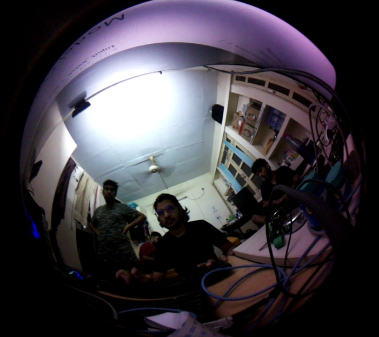
#> input picture Calibration/unwarp/test.jpg, 379 x 337 px
$ python unwarp.py
#> lines starting #> are read from the running program, lines starting #| are printed output that depends on the picture
import numpy as np
import cv2
from matplotlib import pyplot as plt

# Define camera matrix K
K = np.array( [[124.47175225,0.,224.71804041],
 [0.,123.73205159,201.10938475],
 [0.,0.,1.]])

# Define distortion coefficients d
d = np.array([-0.2562813,   0.06879545 ,-0.00079856 ,-0.00151498 ,-0.00918441])
# Read an example image and acquire its size
img = cv2.imread("test.jpg")
#> img is the input picture: shape (337, 379, 3); mean B, G, R 65.9, 58.5, 62.7
h, w = img.shape[:2]
#> h = 337; w = 379

# Generate new camera matrix from parameters
newcameramatrix, roi = cv2.getOptimalNewCameraMatrix(K, d, (w,h), 0)
#> roi = (0, 0, 378, 336)

# Generate look-up tables for remapping the camera image
mapx, mapy = cv2.initUndistortRectifyMap(K, d, None, newcameramatrix, (w, h), 5)

# Remap the original image to a new image
newimg = cv2.remap(img, mapx, mapy, cv2.INTER_LINEAR)
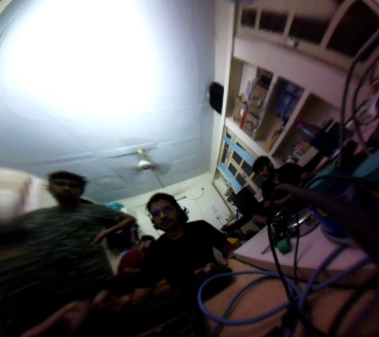
#> newimg: shape (337, 379, 3); mean B, G, R 95.6, 92.8, 95

# Display old and new image
fig, (oldimg_ax, newimg_ax) = plt.subplots(1, 2)
oldimg_ax.imshow(img)
oldimg_ax.set_title('Original image')
newimg_ax.imshow(newimg)
newimg_ax.set_title('Unwarped image')
plt.show()
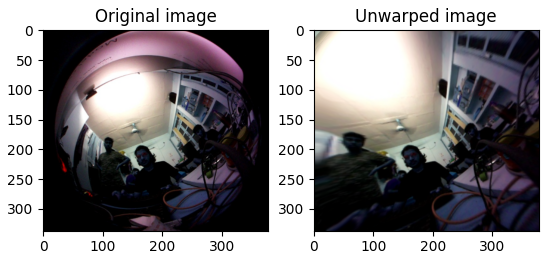
#> figure drawn by matplotlib, 2 panels; B, G, R data is drawn as R, G, B
